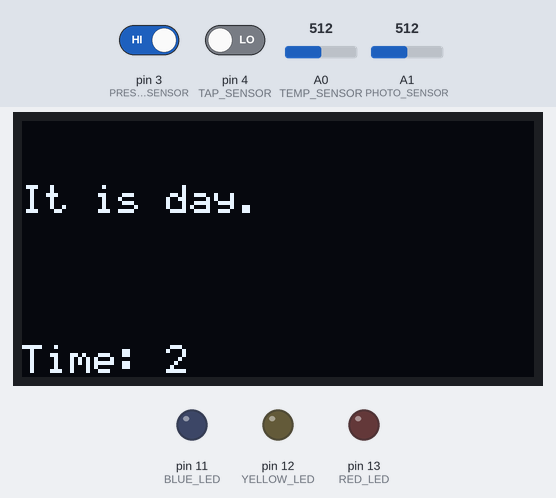
Bench run of a program on a simulated Arduino Uno, built with avr-gcc and run on an emulated ATmega328P. Parts: 128×64 one-colour display, output pins drawn as LEDs (lit = HIGH). The test bench sets the inputs (shaded band); at power-on: A1 (PHOTO_SENSOR) = 512, pin 3 (PRESENCE_SENSOR) HIGH, A0 (TEMP_SENSOR) = 512, pin 4 (TAP_SENSOR) LOW. What the program prints to the serial monitor is not drawn.

Above: at 2.2 s.
2.3 s: A1 (PHOTO_SENSOR) set to 463
4.5 s: A1 (PHOTO_SENSOR) set to 433
At 5.8 s:
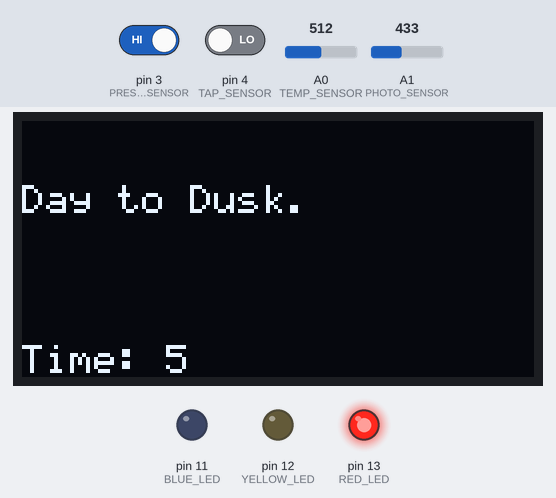
8.6 s: pin 3 (PRESENCE_SENSOR) driven LOW
At 10.9 s:
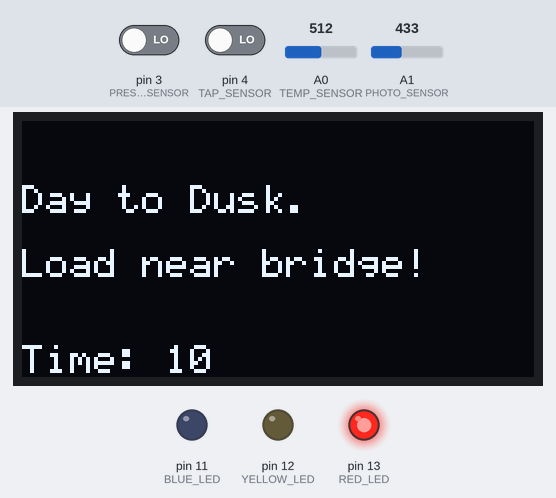
12.7 s: A1 (PHOTO_SENSOR) set to 43
14.6 s: A1 (PHOTO_SENSOR) set to 38
At 15.5 s:
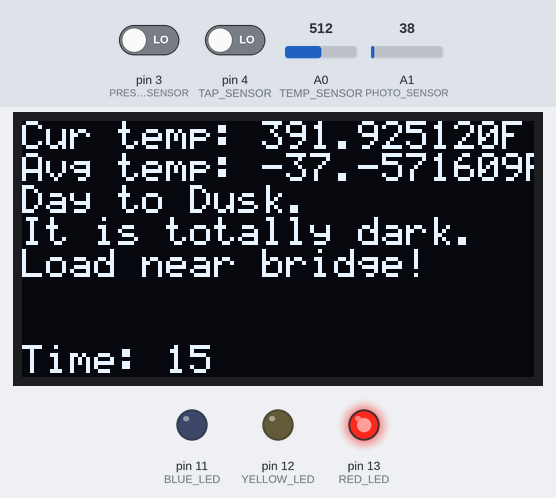
18.7 s: A0 (TEMP_SENSOR) set to 525
At 21.0 s:
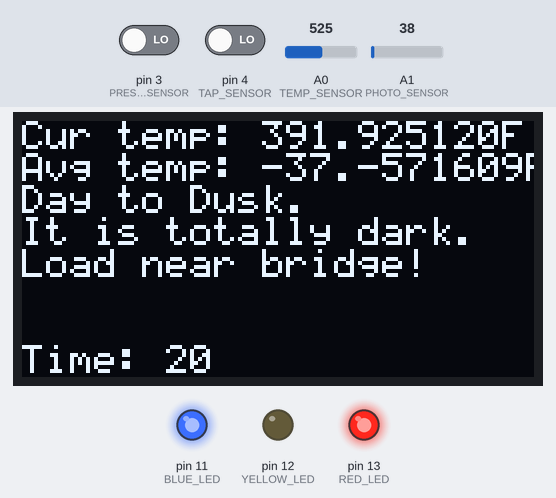
Timing chart, 0 to 22.5 s (numbered marks = the images above; inputs shaded):
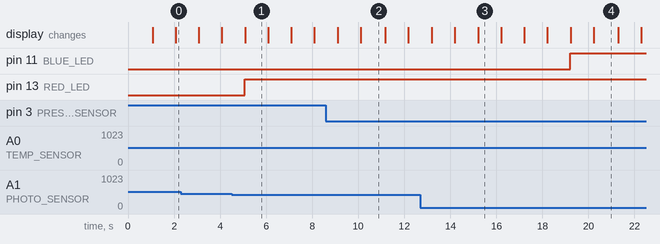

The program:

main.cpp
```cpp
#include <Arduino.h>            //allows for arduino control
#include <stdio.h>              //standard c/c++ input output header file
#include <Wire.h>               //used for I2C communication
#include <SSD1306Ascii.h>       //new libary used
#include <SSD1306AsciiAvrI2c.h> //new libary used

// quantity's that dont change and are stored in the flash memory
#define MICRO 1000000   //used for converting values so they line up with micro values from calcs
#define SCREEN_ADDRESS 0x3C
#define YELLOW_LED  12
#define BLUE_LED  11
#define RED_LED  13
#define TAP_SENSOR 4
#define PRESENCE_SENSOR 3
#define TEMP_SENSOR A0
#define PHOTO_SENSOR A1
#define DARKNESS_LEVEL_ONE 22*MICRO/10
#define DARKNESS_LEVEL_TWO 2*MICRO/10
#define PRESENT 0
#define NOT_PRESENT 1
#define LOADED 1
#define NOT_LOADED 0
#define TEMP_SENSOR_LOAD 0 //Takes two lines
#define LIGHT_SENSOR_ROW 2 //Takes one line
#define TOTAL_DARK_ROW 3   //Takes one line
#define LOAD_PRESENT_ROW 4 //Takes one line
#define LOAD_ON_ROW 5      //Takes one line
#define SECOND_LOAD_ROW 6  //Takes one line
#define TIME_ROW 7         //Takes one line

//switch used to toggle OLED display to turn off display replace 1 with 0.
#if 1
# define DISPLAY_PRINTLN(MSG) simpleDisplay.println(MSG)
# define DISPLAY_PRINT(MSG) simpleDisplay.print(MSG)
#else
# define DISPLAY_PRINTLN(MSG)
# define DISPLAY_PRINT(MSG)
#endif

//defining booleans for latter use and initlazying to false.
bool isLoad = false;
bool isNear = false;
//defining ints for latter use and initlazying
int timeInner = 0;
int timeOuter = 0;
int darkness = 4;
int previousDarkness = 4;
int loadState = NOT_LOADED;
int previousLoadState = NOT_LOADED;
int presenceSensor = NOT_PRESENT;
int previousPresenceSensor = NOT_PRESENT;
int timeOfLoad = -1;

//defining long ints for int calculations latter so no floating point needed.
long int intialTempuDF = 0;
long int tempSensoruVolts;
long int tempSensoruDC;
long int tempSensoruDF;
long int tempAvg;
long int photoSensorVolt;
long int photoSensoruVolt;

//used for finding average temp over 10 sec
long int tempDFStorage[10];

//This is really a string and is used for some of the print statements
char tempOut[120];

//building an object of the display
SSD1306AsciiAvrI2c simpleDisplay;

void setup()
{
  Serial.begin(9600);

  //setting up output pins
  pinMode(YELLOW_LED, OUTPUT);
  pinMode(BLUE_LED, OUTPUT);
  pinMode(RED_LED, OUTPUT);

  //setting up input pins
  pinMode(TAP_SENSOR, INPUT);
  pinMode (PRESENCE_SENSOR, INPUT);
  pinMode(TEMP_SENSOR, INPUT);
  pinMode(PHOTO_SENSOR, INPUT);

  //setting up display for later
  simpleDisplay.begin(&Adafruit128x64, SCREEN_ADDRESS);
  simpleDisplay.setFont(System5x7);
  Serial.println("display is starting up");
  simpleDisplay.clear();
  //used to ensure display was working
  delay(1000);
}

void loop()
{
  //setting up display
  simpleDisplay.setCol(0);

  //resetting lights
  digitalWrite(YELLOW_LED, LOW);
  digitalWrite(BLUE_LED, LOW);

  //resetting darkness value
  darkness = 4;

  //scanning in all data and converting to proper values
  tempSensoruVolts = (long)analogRead(A0);
  photoSensorVolt = (long)analogRead(A1);
  loadState = digitalRead(TAP_SENSOR);
  presenceSensor = digitalRead(PRESENCE_SENSOR);

  //conversions
  tempSensoruVolts = tempSensoruVolts*(5000000/1024);
  photoSensoruVolt = photoSensorVolt*(5000000/1024);
  tempSensoruDC = (tempSensoruVolts-500000)*100;
  tempSensoruDF = tempSensoruDC*9/5+32000000;

  //writting over old temp data in average array
  tempDFStorage[timeOuter%10] = tempSensoruDF;

  //setting initial temp first time through the loop.
  if(timeOuter == 0)
  {
    intialTempuDF = tempSensoruDF;
  }
  //checking for temp change of +- 5 degress
  if((tempSensoruDF >= (intialTempuDF+5*MICRO)) || (tempSensoruDF) <= (intialTempuDF-5*MICRO))
  {
    digitalWrite(BLUE_LED, HIGH);
  }

  //printing temp and avg temp every 10 sec
  if((timeOuter%10 == 0) && (timeOuter != 0))
  {
    tempAvg = 0;

    for(int i = 0; i < 10; i++)
    {
      tempAvg = tempAvg + tempDFStorage[i];
    }
    tempAvg = tempAvg/10;
    snprintf(tempOut, sizeof(tempOut) - 1, "The current temperature is %ld.%06ld F, The average temperature over the last ten seconds is %ld.%06ld F.",
             tempSensoruDF/MICRO, tempSensoruDF%MICRO, tempAvg/MICRO, tempAvg%MICRO);
    Serial.println(tempOut);
    snprintf(tempOut, sizeof(tempOut) - 1, "Cur temp: %ld.%06ldF\nAvg temp: %ld.%06ldF",tempSensoruDF/MICRO, tempSensoruDF%MICRO, tempAvg/MICRO, tempAvg%MICRO);
    simpleDisplay.setRow(TEMP_SENSOR_LOAD);
    DISPLAY_PRINTLN(tempOut);
  }

  /*
    Darkness scale
    0 - day
    1 - semi-dark/dusk
    2 - dark
    4 - default state
  */

  //setting darkness value to correct value as seen in above table
  if(photoSensoruVolt > DARKNESS_LEVEL_ONE)
  {
    darkness = 0;
  }
  else if( photoSensoruVolt < DARKNESS_LEVEL_TWO)
  {
    darkness = 2;
  }
  else
  {
    darkness = 1;
  }

   //checking if it went from day to dusk.
  if((previousDarkness == 0) && (darkness == 1))
  {
    digitalWrite(RED_LED, HIGH);
    Serial.println(("Changed from day to dusk."));
    simpleDisplay.setRow(LIGHT_SENSOR_ROW);
    DISPLAY_PRINTLN("Day to Dusk. ");
  }
  else if((previousDarkness != 2) && (darkness == 2))
  {
    Serial.println(("It is totally dark."));
    simpleDisplay.setRow(TOTAL_DARK_ROW);
    DISPLAY_PRINTLN("It is totally dark.");
  }
  else if((previousDarkness > 0) && (darkness == 0))
  {
    digitalWrite(RED_LED, LOW);
    simpleDisplay.setRow(LIGHT_SENSOR_ROW);
    Serial.println(("It is day.   "));
    DISPLAY_PRINTLN("It is day.   ");
  }
  previousDarkness = darkness;

  //checking for load using tap sensor and presence using tracking sensor, there must be an object present for there to be a load
  if((loadState != previousLoadState) || (presenceSensor !=previousPresenceSensor ))
  {
    snprintf(tempOut, sizeof(tempOut)-1, "Load state changed to: %d prescense is: %d", loadState, presenceSensor);
    Serial.println(tempOut);
    if(presenceSensor == PRESENT)
    {
      if(previousPresenceSensor != PRESENT)
      {
        Serial.println("Load near bridge!");
        simpleDisplay.setRow(LOAD_PRESENT_ROW);
        DISPLAY_PRINTLN("Load near bridge!");
      }

      if(loadState == LOADED)
      {
        if(isLoad == false)
        {
          Serial.println(("Load on bridge!"));
          simpleDisplay.setRow(LOAD_ON_ROW);
          DISPLAY_PRINTLN("Load on bridge!");
          isLoad = true;
          timeOfLoad = timeOuter;
        }
        else if(timeOfLoad + 5 >= timeOuter)
        {
          digitalWrite(YELLOW_LED, HIGH);
          Serial.println(("A second load has been detected within 5 seconds of the first."));
          simpleDisplay.setRow(SECOND_LOAD_ROW);
          DISPLAY_PRINTLN("Second Load!");
        }
        else
        {
          simpleDisplay.setRow(SECOND_LOAD_ROW);
          //needs to be the same number of characters as the line it overrides
          DISPLAY_PRINTLN("            ");
        }
      }
    }
    else if(loadState != LOADED)
    {
      digitalWrite(YELLOW_LED, LOW);
      Serial.println("Load not Present!");
      simpleDisplay.setRow(LOAD_PRESENT_ROW);
      DISPLAY_PRINTLN("Load not present!");
      Serial.println("Load removed!  ");
      simpleDisplay.setRow(LOAD_ON_ROW);
      DISPLAY_PRINTLN("Load removed!  ");
      isLoad = false;
    }
  }

  //updating previous values for next time through the loop
  previousLoadState = loadState;
  previousPresenceSensor = presenceSensor;

  //waiting a second before going through loop again and printing the time to console and display
  timeOuter++;
  Serial.println(timeOuter);
  simpleDisplay.setRow(TIME_ROW);
  DISPLAY_PRINT("Time: ");
  DISPLAY_PRINTLN(timeOuter);
  delay(1000);
}
```

Measured:
- the behaviour switches between 451 and 450 on A1 (PHOTO_SENSOR) (found by bisection; images 0 and 1)
- the behaviour switches between 41 and 40 on A1 (PHOTO_SENSOR) (found by bisection; images 2 and 3)
- the behaviour switches between 517 and 518 on A0 (TEMP_SENSOR) (found by bisection; images 3 and 4)
- after the input at 4.5 s, pin 13 (RED_LED): LOW → HIGH after 0.58 s; the display: changes after 0.59 s (image 1)
- after the input at 8.6 s, the display: first changes after 0.51 s (image 2 shows a later state)
- after the input at 14.6 s, the display: changes after 0.60 s (image 3)
- after the input at 18.7 s, pin 11 (BLUE_LED): LOW → HIGH after 0.52 s
